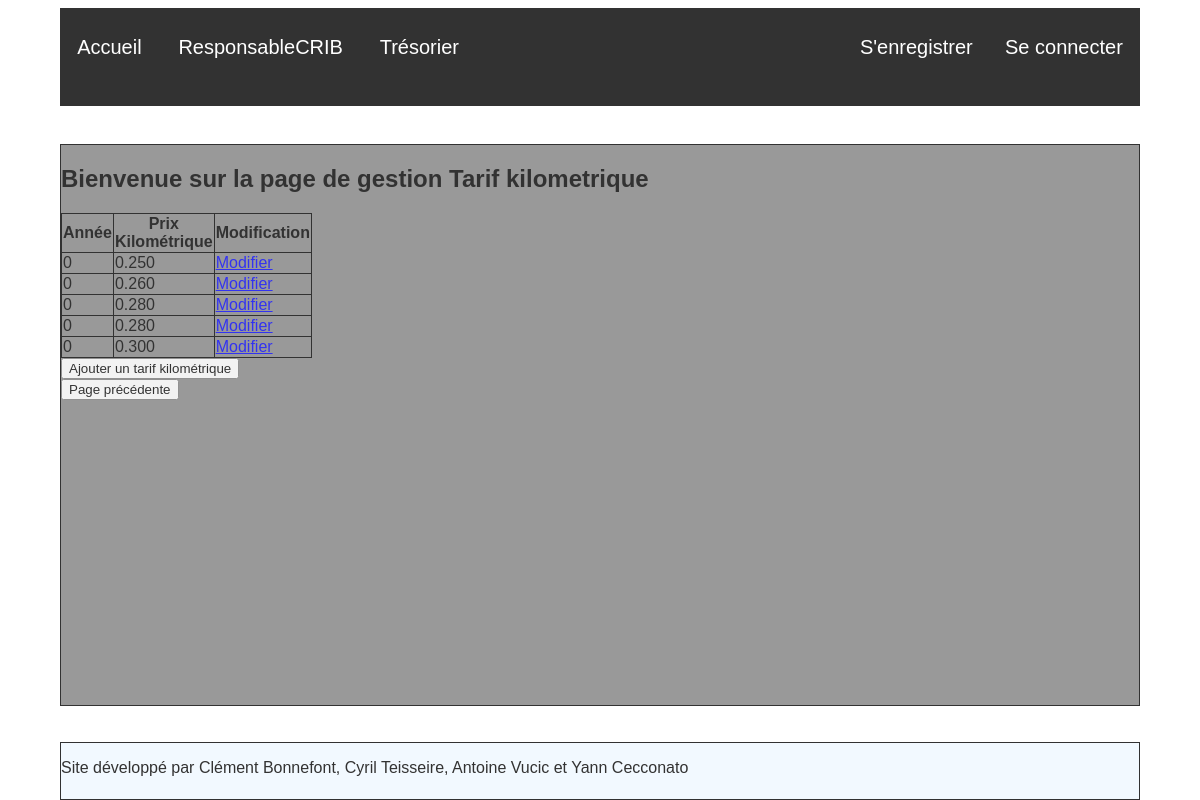
The app's page /Pages/ResponsableCrib/page_resp_crib2.php with its own data.
### tables this page shows
CREATE TABLE `p_km` (
  `Annee` int(11) NOT NULL,
  `PrixKM` decimal(4,3) DEFAULT NULL
);

### assets/DAO/DAO.php (called while the page is built, shortened)
<?php
class DAO{
    function __construct(){
        $user = "root";
        $password = "";
        $host = "localhost";
        $name = "fredi";
        $dsn = 'mysql:host=' . $host . ';dbname=' . $name;
        try {
            $pdo = new PDO($dsn, $user, $password, array(PDO::MYSQL_ATTR_INIT_COMMAND => "SET NAMES utf8"));
            $pdo->setAttribute(PDO::ATTR_ERRMODE, PDO::ERRMODE_EXCEPTION);
        } catch (PDOException $e) {
            echo("<p>Erreur lors de la connexion : " . $e->getMessage().'<p>');
        }
        $this->pdo = $pdo;
    }
}
?>

### assets/DAO/p_kmDAO.php (called while the page is built, shortened)
<?php
class p_kmDAO extends DAO {
  function findAll() {
    $sql = "select * from p_km";
    try {
      $sth = $this->pdo->prepare($sql);
      $sth->execute();
      $rows = $sth->fetchAll(PDO::FETCH_ASSOC);
    } catch (PDOException $e) {
      throw new Exception("Erreur lors de la requête SQL : " . $e->getMessage());
    }
    $p_kms = array();
    foreach ($rows as $row) {
      $p_kms[] = new p_km($row);
    }
    return $p_kms;
  }
}

### assets/class/p_km.php (called while the page is built, shortened)
<?php
class P_km {
  private $Année=0;
  private $PrixKM=0;
  function get_année() {
    return $this->Année;
  }
  function get_prixKM() {
    return $this->PrixKM;
  }
  function set_prixKM($PrixKM) {
    $this->PrixKM = $PrixKM;
  }
  function hydrater(array $tableau) {
    foreach ($tableau as $cle => $valeur) {
      $methode = 'set_' . $cle;
    }
  }
}

### Pages/ResponsableCrib/page_resp_crib2.php (the view, shortened to what this page needs)
<!DOCTYPE html>
<html lang="fr">
  <head>
    <link rel="stylesheet" type="text/css" href="../../assets/css/styles.css"/>
  </head>
  <body>
    <header>
        <?php
          include "../../assets/include/menu2.php";
        ?>
    </header>
    <section>
        <h2>Bienvenue sur la page de gestion Tarif kilometrique</h2>
        <?php
        $p_kmDAO = new p_kmDAO();
        $p_kms = $p_kmDAO->findAll();
        echo "<table>";
        echo "<tr>";
        echo "<th>Année</th>";
        echo "<th>Prix Kilométrique</th>";
        echo "<th>Modification</th>";
        echo "</tr>";
        foreach ($p_kms as $p_km) {
          echo "<tr>";
          echo "<td>".$p_km->get_Année()."</td>";
          echo "<td>".$p_km->get_PrixKM()."</td>";
          echo '<td><a href=modif_resp_crib2.php?annee='.$p_km->get_Année().'>Modifier</a></td>';
          echo "</tr>";
        }
          echo "</table>";
        ?>
        <form action="ajout_resp_crib2.php">
            <input type="submit" value="Ajouter un tarif kilométrique"/>
        </form>
        <form action="page_resp_crib.php">
            <input type="submit" value="Page précédente"/>
        </form>
    </section>
    <footer>
        <p>Site développé par Clément Bonnefont, Cyril Teisseire, Antoine Vucic et Yann Cecconato</p>
    </footer>
  </body>
</html>

### assets/css/styles.css (style rules this page uses)
html { font-family : Verdanan, arial, 'times news roman'; opacity: 0.8; padding: 0; margin: 0; }
body { margin: 0px; padding: 0px; background-size: cover; background-repeat:no-repeat; }
header { position : absolute; left: 5%; right: 5%; top : 1%; bottom: 89%; height: 12%; font-size: 1em; background-color : black; border: 1px solid black; word-wrap : break-word; overflow: auto; }
section { position : absolute; height: 70%; left: 5%; right: 5%; top : 18%; background-color : grey; border: 1px solid black; word-wrap : break-word; overflow: auto; }
footer { position : absolute; left: 5%; right: 5%; bottom : 0%; height: 7%; background-color : #F0F8FF; border: 1px solid black; word-wrap : break-word; overflow: hidden; }
table, th, td { border: 1px solid black; border-collapse: collapse; width: 9%; }

### records on screen
p_km: PrixKM "0.250"
p_km: PrixKM "0.260"
p_km: PrixKM "0.280"
p_km: PrixKM "0.280"
p_km: PrixKM "0.300"

### other values on screen
$p_km->get_Année() "0"
